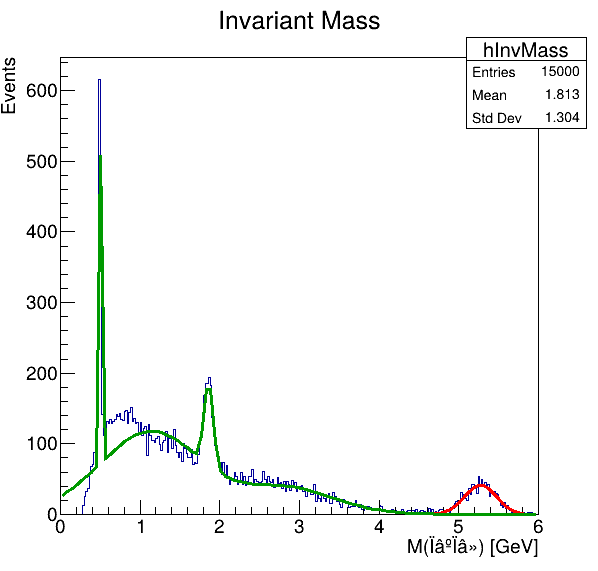

Here is the Python script that generated this plot:
import ROOT
import math
import random
import tqdm
from array import array

def generate_and_decay(parent_mass, daughter_mass_1, daughter_mass_2):
    momentum = random.expovariate(1.0)
    theta = random.uniform(0, math.pi)
    phi = random.uniform(0, 2 * math.pi)

    px = momentum * math.sin(theta) * math.cos(phi)
    py = momentum * math.sin(theta) * math.sin(phi)
    pz = momentum * math.cos(theta)

    parent = ROOT.Math.PxPyPzMVector(px, py, pz, parent_mass)
    daughter1, daughter2 = two_body_decay(parent, daughter_mass_1, daughter_mass_2)

    daughter1 = smear_momentum(daughter1)
    daughter2 = smear_momentum(daughter2)
    return [daughter1, daughter2]

def smear_momentum(p):
    fluct = random.normalvariate(1., 0.05)
    return ROOT.Math.PxPyPzMVector(p.X()*fluct, p.Y()*fluct, p.Z()*fluct, p.M())

def two_body_decay(parent, m1, m2):
    m0 = parent.M()
    E1 = (m0**2 + m1**2 - m2**2)/(2*m0)
    p = math.sqrt(max(0.0, E1**2 - m1**2))

    theta = random.uniform(0, math.pi)
    phi = random.uniform(0, 2*math.pi)

    p1x = p*math.sin(theta)*math.cos(phi)
    p1y = p*math.sin(theta)*math.sin(phi)
    p1z = p*math.cos(theta)

    d1 = ROOT.Math.PxPyPzMVector(p1x,p1y,p1z,m1)
    d2 = ROOT.Math.PxPyPzMVector(-p1x,-p1y,-p1z,m2)

    boost_vector = ROOT.Math.Boost(parent.BoostToCM())
    d1 = ROOT.Math.PxPyPzMVector(boost_vector(d1))
    d2 = ROOT.Math.PxPyPzMVector(boost_vector(d2))
    return d1, d2

if __name__ == '__main__':
    random.seed(42)
    nParticles = 1000

    mass_pi_ch = 0.13957
    mass_k_zero = 0.497611
    mass_d_zero = 1.86484
    mass_b_zero = 5.27958

    hInvMass = ROOT.TH1F("hInvMass","Invariant Mass",300,0,6)

    for i in tqdm.tqdm(range(nParticles)):
        tracks_k0 = generate_and_decay(mass_k_zero, mass_pi_ch, mass_pi_ch)
        tracks_d0 = generate_and_decay(mass_d_zero, mass_pi_ch, mass_pi_ch)
        tracks_b0 = generate_and_decay(mass_b_zero, mass_pi_ch, mass_pi_ch)
        all_tracks = tracks_k0 + tracks_d0 + tracks_b0

        for itr1 in range(len(all_tracks)):
            for itr2 in range(itr1+1, len(all_tracks)):
                hInvMass.Fill((all_tracks[itr1]+all_tracks[itr2]).M())

    fitFull = ROOT.TF1("fitFull",
        # K0 Gaussian
        "[0]/(sqrt(2*3.14159)*[2]) * exp(-0.5*((x-[1])/[2])^2)"
        # D0 Double Gaussian
        " + [3]/(sqrt(2*3.14159)*[5]) * exp(-0.5*((x-[4])/[5])^2)"
        " + [6]/(sqrt(2*3.14159)*[8]) * exp(-0.5*((x-[7])/[8])^2)"
        # B0 Gaussian
        " + [9]/(sqrt(2*3.14159)*[11]) * exp(-0.5*((x-[10])/[11])^2)"
        # Фон: exp(polynomial)
        " + exp([12] + [13]*x + [14]*x*x)",
        0, 6)

    params_full = array('d', [
        400., 0.4976, 0.02,   # [0],[1],[2]  K0
        200., 1.85, 0.04,     # [3],[4],[5]  D0 Gauss1
        100., 1.88, 0.08,     # [6],[7],[8]  D0 Gauss2
        300., 5.2796, 0.05,   # [9],[10],[11]  B0
        -1., 0.0, 0.0         # [12],[13],[14]  фон
    ])
    fitFull.SetParameters(params_full)

    fitFull.SetParLimits(1,0.48,0.52)    # K0 mean
    fitFull.SetParLimits(4,1.80,1.90)    # D0 Gauss1 mean
    fitFull.SetParLimits(7,1.80,1.90)    # D0 Gauss2 mean
    fitFull.SetParLimits(10,5.20,5.35)   # B0 mean

    hInvMass.Fit(fitFull, "R")

    fitKD = ROOT.TF1("fitKD",
        "[0]/(sqrt(2*3.14159)*[2]) * exp(-0.5*((x-[1])/[2])^2)"
        " + [3]/(sqrt(2*3.14159)*[5]) * exp(-0.5*((x-[4])/[5])^2)"
        " + [6]/(sqrt(2*3.14159)*[8]) * exp(-0.5*((x-[7])/[8])^2)"
        " + exp([9] + [10]*x + [11]*x*x)",
        0, 6)

    params_kd = array('d', [
        fitFull.GetParameter(0),
        fitFull.GetParameter(1),
        fitFull.GetParameter(2),
        fitFull.GetParameter(3),
        fitFull.GetParameter(4),
        fitFull.GetParameter(5),
        fitFull.GetParameter(6),
        fitFull.GetParameter(7),
        fitFull.GetParameter(8),
        fitFull.GetParameter(12),
        fitFull.GetParameter(13),
        fitFull.GetParameter(14)
    ])
    fitKD.SetParameters(params_kd)
    fitKD.SetLineColor(ROOT.kGreen+2)
    fitKD.SetLineWidth(3)

    canvas = ROOT.TCanvas("canvas","Invariant Mass",600,600)
    hInvMass.GetXaxis().SetTitle("M(π⁺π⁻) [GeV]")
    hInvMass.GetYaxis().SetTitle("Events")
    hInvMass.Draw()
    fitFull.SetLineColor(ROOT.kRed)
    fitFull.SetLineWidth(3)
    fitFull.Draw("same")
    fitKD.Draw("same")

    canvas.SaveAs("invmass+++.pdf")
    canvas.SaveAs("invmass+++.png")
